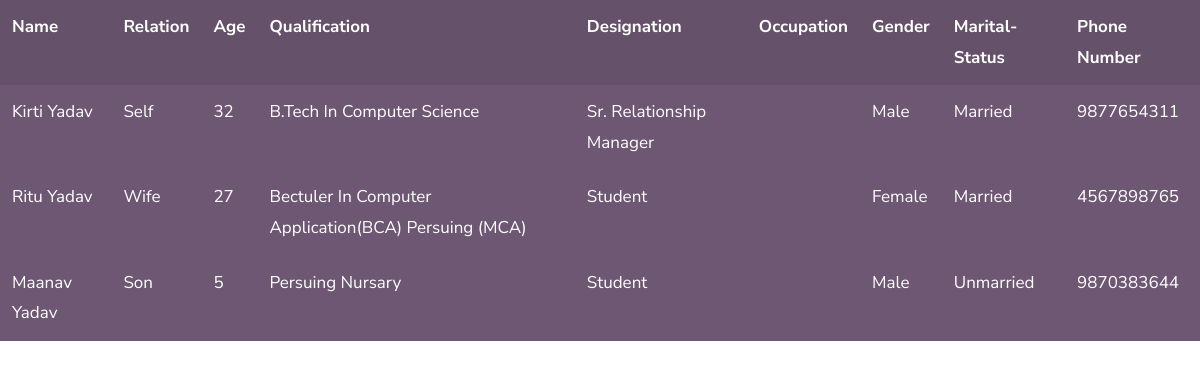
Screenshot of /familydetail.php?id=1101 with the database file from the repository.
### tables this page shows
CREATE TABLE `membertb` (
  `srno` int(11) NOT NULL,
  `memberid` bigint(20) NOT NULL,
  `firstname` varchar(50) NOT NULL,
  `middelname` varchar(50) DEFAULT NULL,
  `lastname` varchar(50) DEFAULT NULL,
  `relationid` varchar(20) NOT NULL,
  `relationship` varchar(50) DEFAULT NULL,
  `father_name` varchar(80) NOT NULL,
  `mothername` varchar(60) NOT NULL,
  `husband_name` varchar(60) DEFAULT NULL,
  `mobile` bigint(20) NOT NULL,
  `email` varchar(90) DEFAULT NULL,
  `dob` date NOT NULL,
  `qualification` varchar(90) NOT NULL,
  `designation` varchar(60) NOT NULL,
  `where_place` varchar(100) DEFAULT NULL,
  `occupation` varchar(90) DEFAULT NULL,
  `achivements` varchar(90) DEFAULT NULL,
  `gender` varchar(50) NOT NULL,
  `marital_status` varchar(50) NOT NULL,
  `wifename` varchar(60) DEFAULT NULL,
  `caste` varchar(30) NOT NULL,
  `religion` varchar(50) NOT NULL,
  `gotra` varchar(50) NOT NULL,
  `nativeplace` varchar(60) NOT NULL,
  `address` varchar(40) NOT NULL,
  `nearby` varchar(50) DEFAULT NULL,
  `society_name` varchar(50) DEFAULT NULL,
  `colony` varchar(50) DEFAULT NULL,
  `village` varchar(50) DEFAULT NULL,
  `post_office` varchar(70) NOT NULL,
  `city` varchar(50) DEFAULT NULL,
  `distt` varchar(60) NOT NULL,
  `state` varchar(60) NOT NULL,
  `pincode` int(11) NOT NULL,
  `country` varchar(50) NOT NULL,
  `image_name` varchar(140) DEFAULT NULL,
  `image_type` varchar(20) DEFAULT NULL,
  `image_size` varchar(120) DEFAULT NULL,
  `image_path` varchar(100) DEFAULT NULL,
  `priority` int(11) DEFAULT NULL,
  `create_date_and_time` datetime NOT NULL,
  `user_id` int(11) DEFAULT NULL,
  `familyhead_memberid` int(11) DEFAULT NULL,
  `post` varchar(50) DEFAULT NULL
);

### familydetail.php (the view, shortened to what this page needs)
<?php
include "connect.php";
?>
<!DOCTYPE html>
<html lang="en">
<head>
    <link rel="stylesheet" href="css/style.css">
</head>
<body>
        <div class="row">
          <?php
          if(isset($_GET["id"]) && $_GET["id"]!="")
          {
          $sql=$conn->query("SELECT A.memberid,A.firstname,A.middelname,A.lastname,A.relationid,A.relationship,A.father_name,A.mothername, A.husband_name, A.mobile,A.email,A.dob,A.qualification,A.designation, A.where_place, A.occupation, A.achivements,A.gender,A.marital_status,A.wifename,A.caste,A.religion,A.gotra,A.nativeplace,A.address,A.nearby, A.society_name,A.colony,A.village, A.post_office,A.city,A.distt,A.state,A.pincode,A.country,A.image_name, A.image_type,A.image_size,A.image_path,A.priority,A.create_date_and_time,A.user_id,A.familyhead_memberid FROM membertb A, membertb B
          WHERE A.familyhead_memberid=B.memberid AND B.memberid=".$_GET["id"]);
          ?>
           <div class="col">
            <table class="table table-hover table-borderless bg-primary text-white text-capitalize">
            <tr>
              <th>name</th>
              <th>Relation </th>
              <th>age</th>
              <th>Qualification</th>
              <th>Designation</th>
              <th>Occupation</th>
              <th>gender</th>
              <th>Marital-Status</th>
              <th>phone number</th>
            </tr>
           <?php
          while($row=$sql->fetch())
          {
            $firstname=$row["firstname"];
            $middelname=$row["middelname"];
            $lastname=$row["lastname"];
            $relationship=$row["relationship"];
            $mobile=$row["mobile"];
            $qualification=$row["qualification"];
            $designation=$row["designation"];
            $occupation=$row["occupation"];
            $gender=$row["gender"];
            $maritalstatus=$row["marital_status"];
            $dob=$row["dob"];
            $currentdate=date("y-m-d");
          $age=date_diff(date_create($dob),date_create($currentdate));
          ?>
            <tr>
            <td><?php echo $firstname." ".$middelname." ".$lastname; ?></td>
             <td><?php echo $relationship;?></td>
             <td><?php echo $age->format("%y"); ?></td>
             <td><?php echo $qualification;?></td>
             <td><?php echo $designation;?></td>
             <td><?php echo $occupation;?></td>
             <td><?php echo $gender;?></td>
             <td><?php echo $maritalstatus;?></td>
             <td><?php echo $mobile;?></td>
          <?php
        }
      }
      ?>
       </tr>
      </table>
      </div>
      </div>
      </body>
      </html>

### rows the page displays
membertb: firstname "Kirti", lastname "Yadav", relationship "Self", dob "32", qualification "B.tech In Computer Science", designation "Sr. Relationship Manager", gender "Male", marital_status "Married", mobile "9877654311"
membertb: firstname "Ritu", lastname "Yadav", relationship "Wife", dob "27", qualification "Bectuler In Computer Application(BCA) Persuing (MCA)", designation "Student", gender "Female", marital_status "Married", mobile "4567898765"
membertb: firstname "Maanav", lastname "Yadav", relationship "Son", dob "5", qualification "Persuing Nursary", designation "Student", gender "Male", marital_status "Unmarried", mobile "9870383644"
